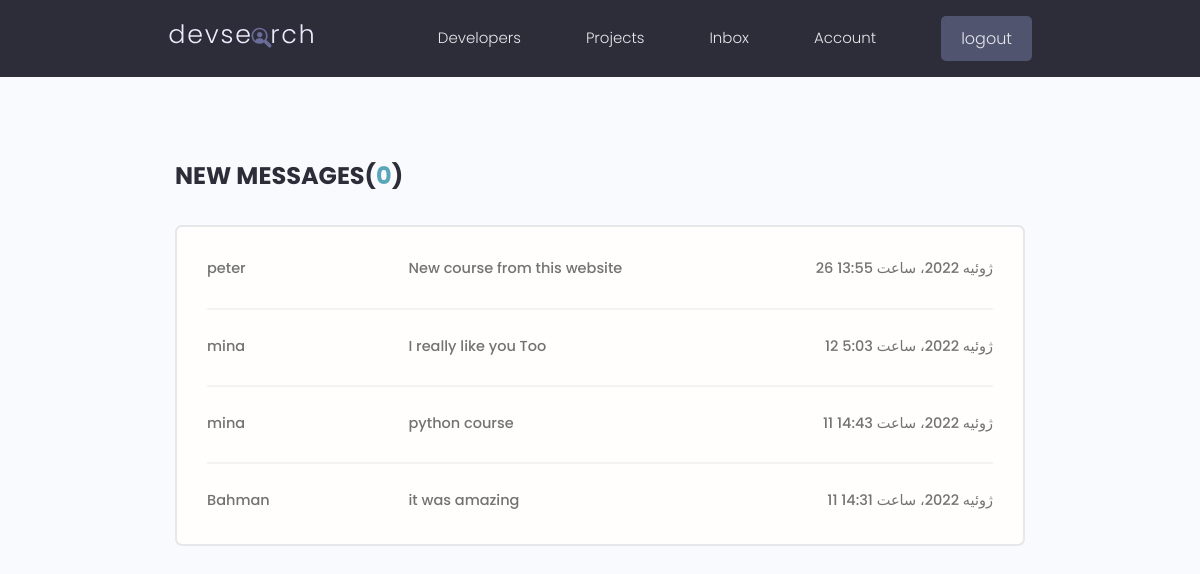
Page /inbox (signed in) on the committed database.
### dev_users/models.py (models this page shows, shortened)
class Message(models.Model):
    sender = models.ForeignKey(Profile,on_delete=models.SET_NULL,blank=True,null=True,verbose_name='یوز ارسال کننده ')
    recipient = models.ForeignKey(Profile,on_delete=models.SET_NULL,blank=True,null=True,related_name="messages",verbose_name='یوز دریافت کننده ')
    name = models.CharField(max_length=200,null=True,blank=True,verbose_name='نام')
    email = models.EmailField(max_length=200,null=True,blank=True,verbose_name='ایمیل')
    subject = models.CharField(max_length=200,null=True,blank=True,verbose_name='موضوع')
    is_read = models.BooleanField(default=False,null=True,verbose_name='وضعیت خوانده شده پیام')
    body = models.TextField(verbose_name='جزئیات پیام')
    created = models.DateTimeField(auto_now_add=True,verbose_name='تاریخ ایجاد ')
    id = models.UUIDField(default=uuid.uuid4,primary_key=True,unique=True,editable=False)
    class Meta :
        verbose_name = 'پیام'
        verbose_name_plural = 'پیام های کاربران'
        ordering = ['is_read','-created']

### dev_users/views.py (the view)
# urls.py: path('inbox',views.inbox,name='inbox'),
@login_required(login_url="login_user")
def inbox(request):
    profile = request.user.profile
    messageRequest = profile.messages.all()
    unreadMessage = messageRequest.filter(is_read=False).count()
    context ={
        'messageRequest':messageRequest,
        'unreadMessage':unreadMessage,
    }
    return render(request,'Users/inbox.html',context)

### dev_users/templates/Users/inbox.html
{% extends 'Shared/main.html' %}
{% block content %}
    <main class="inbox my-xl">
        <div class="content-box">
            <h3 class="inbox__title">New Messages(<span>{{ unreadMessage }}</span>)</h3>
            <ul class="messages">
                {% for message in messageRequest %}
                    {% if message.is_read == False %}
                        <li class="message message--unread">
                    {% else %}
                        <li class="message">
                    {% endif %}
                        <a href="{% url 'view_message' message.id %}">
                            <span class="message__author">{{ message.name }}</span>
                            <span class="message__subject">{{ message.subject}}</span>
                            <span class="message__date">{{ message.created}}</span>
                        </a>
                    </li>
                {% endfor %}
            </ul>
        </div>
    </main>
{% endblock content %}

### static/styles/app.css (style rules this page uses)
:root { --color-sub: #2d2d39; }
.content-box { width: 95%; max-width: 85rem; margin: 0 auto; }
.inbox { height: 90vh; }
.inbox__title, .inbox__title span { font-size: 2.4rem; font-weight: 700; color: var(--color-sub); text-transform: uppercase; text-align: left; margin-bottom: 3rem; }
.inbox__title span { color: var(--color-main); }
.messages { list-style: none; background: var(--color-white); padding: 0.5rem 3rem; border: 2px solid var(--color-light); border-radius: 0.7rem; }
.message { padding: 2.5rem 0; }
.message > a span { font-size: 1.45rem; font-weight: 500; }
.message:not(:last-child) { border-bottom: 2px solid var(--color-white-light); }
.message > a { display: flex; gap: 1rem; }
.message__author, .message__date { flex-basis: 25%; }
.message__subject { flex-basis: 50%; }
.message__date { text-align: right; }

### static/uikit/styles/modules/_variables.css (style rules this page uses)
:root { --color-main: #5aa5b9; --color-main-light: #e6faff; --color-sub: #3f4156; --color-sub-light: #51546e; --color-sub-lighter: #ededfd; --color-text: #737373; --color-gray: #8b8b8b; --color-light: #e5e7eb; --color-light-gray: #767676; --color-bg: #f8fafd; --color-white: #fffefd; --color-white-light: #f3f3f3; --color-success: #359e64; --color-success-bg: #def8e8; --color-error: #fc4b0b; --color-error-bg: #fff2ee; --font-base: 'Poppins', arial, helvetica, 'Segoe UI', roboto, ubuntu, sans-serif; --font-monospace: 'Fira Code', 'Courier New', courier, monospace; --font-regular: 300; --font-medium: 500; --font-bold: 700; --generic-shadow: 1px 1px 5px #00000010; --generic-transition: all 0.3s ease-in-out; }

### static/uikit/styles/modules/_base.css (style rules this page uses)
* { margin: 0; padding: 0; box-sizing: border-box; text-rendering: optimizeLegibility; color: inherit; font-size: inherit; }
html { font-size: 50%; }
@media only screen and (min-width: 480px) { html { font-size: 56.25%; } }
@media only screen and (min-width: 1200px) { html { font-size: 62.5%; } }
body { line-height: 1.6; font-weight: 400; font-size: 1.5rem; color: var(--color-text); background-color: var(--color-bg); min-height: 100vh; }

### static/uikit/styles/modules/_typography.css (style rules this page uses)
* { font-family: var(--font-base); }
h3 { font-size: 3.2rem; font-weight: var(--font-medium); }
p, span, strong { font-size: 1.6rem; color: var(--color-text); font-weight: var(--font-regular); }
a { padding-bottom: 2px; text-decoration: none; display: inline-block; color: var(--color-main); font-weight: var(--font-medium); }

### static/uikit/styles/modules/_utilities.css (style rules this page uses)
.my-xl { margin: 8rem auto; }

### rows in the picture
Message: name "peter", subject "New course from this website", created "26 ژوئیه 2022، ساعت 13:55"
Message: name "mina", subject "I really like you Too", created "12 ژوئیه 2022، ساعت 5:03"
Message: name "mina", subject "python course", created "11 ژوئیه 2022، ساعت 14:43"
Message: name "Bahman", subject "it was amazing", created "11 ژوئیه 2022، ساعت 14:31"

### other values in the picture
{{ unreadMessage }} "0"
